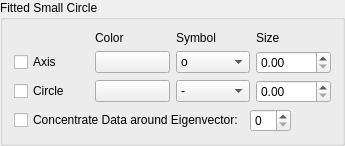
          <widget class="QGroupBox" name="groupBox_11">
           <property name="title">
            <string>Fitted Small Circle</string>
           </property>
           <layout class="QVBoxLayout" name="verticalLayout_7">
            <item>
             <layout class="QGridLayout" name="gridLayout_19">
              <item row="0" column="1">
               <widget class="QLabel" name="label_41">
                <property name="text">
                 <string>Color</string>
                </property>
               </widget>
              </item>
              <item row="1" column="0">
               <widget class="QCheckBox" name="prop_check_scaxis">
                <property name="text">
                 <string>Axis</string>
                </property>
               </widget>
              </item>
              <item row="1" column="1">
               <widget class="QPushButton" name="prop_color_scaxis_c">
                <property name="text">
                 <string/>
                </property>
               </widget>
              </item>
              <item row="0" column="2">
               <widget class="QLabel" name="label_40">
                <property name="text">
                 <string>Symbol</string>
                </property>
               </widget>
              </item>
              <item row="1" column="2">
               <widget class="QComboBox" name="prop_scaxis_marker">
                <item>
                 <property name="text">
                  <string extracomment="(circle)">o</string>
                 </property>
                </item>
                <item>
                 <property name="text">
                  <string>^</string>
                 </property>
                </item>
                <item>
                 <property name="text">
                  <string>v</string>
                 </property>
                </item>
                <item>
                 <property name="text">
                  <string>&lt;</string>
                 </property>
                </item>
                <item>
                 <property name="text">
                  <string>&gt;</string>
                 </property>
                </item>
                <item>
                 <property name="text">
                  <string>s</string>
                 </property>
                </item>
                <item>
                 <property name="text">
                  <string>+</string>
                 </property>
                </item>
                <item>
                 <property name="text">
                  <string>x</string>
                 </property>
                </item>
                <item>
                 <property name="text">
                  <string>D</string>
                 </property>
                </item>
                <item>
                 <property name="text">
                  <string>d</string>
                 </property>
                </item>
                <item>
                 <property name="text">
                  <string>h</string>
                 </property>
                </item>
                <item>
                 <property name="text">
                  <string>H</string>
                 </property>
                </item>
                <item>
                 <property name="text">
                  <string>p</string>
                 </property>
                </item>
                <item>
                 <property name="text">
                  <string>|</string>
                 </property>
                </item>
                <item>
                 <property name="text">
                  <string>_</string>
                 </property>
                </item>
                <item>
                 <property name="text">
                  <string>*</string>
                 </property>
                </item>
                <item>
                 <property name="text">
                  <string>1</string>
                 </property>
                </item>
                <item>
                 <property name="text">
                  <string>2</string>
                 </property>
                </item>
                <item>
                 <property name="text">
                  <string>3</string>
                 </property>
                </item>
                <item>
                 <property name="text">
                  <string>4</string>
                 </property>
                </item>
               </widget>
              </item>
              <item row="0" column="3">
               <widget class="QLabel" name="label_43">
                <property name="text">
                 <string>Size</string>
                </property>
               </widget>
              </item>
              <item row="1" column="3">
               <widget class="QDoubleSpinBox" name="prop_scaxis_ms"/>
              </item>
              <item row="2" column="2">
               <widget class="QComboBox" name="prop_sccirc_linestyles">
                <item>
                 <property name="text">
                  <string>-</string>
                 </property>
                </item>
                <item>
                 <property name="text">
                  <string>:</string>
                 </property>
                </item>
                <item>
                 <property name="text">
                  <string>--</string>
                 </property>
                </item>
                <item>
                 <property name="text">
                  <string>-.</string>
                 </property>
                </item>
               </widget>
              </item>
              <item row="2" column="0">
               <widget class="QCheckBox" name="prop_check_sccirc">
                <property name="text">
                 <string>Circle</string>
                </property>
               </widget>
              </item>
              <item row="2" column="3">
               <widget class="QDoubleSpinBox" name="prop_sccirc_linewidths"/>
              </item>
              <item row="2" column="1">
               <widget class="QPushButton" name="prop_color_sccirc_colors">
                <property name="text">
                 <string/>
                </property>
               </widget>
              </item>
             </layout>
            </item>
            <item>
             <layout class="QHBoxLayout" name="horizontalLayout_14">
              <item>
               <widget class="QCheckBox" name="prop_check_concentratesc">
                <property name="text">
                 <string>Concentrate Data around Eigenvector:</string>
                </property>
               </widget>
              </item>
              <item>
               <widget class="QSpinBox" name="prop_sccalc_eiv"/>
              </item>
              <item>
               <spacer name="horizontalSpacer_3">
                <property name="orientation">
                 <enum>Qt::Horizontal</enum>
                </property>
                <property name="sizeHint" stdset="0">
                 <size>
                  <width>40</width>
                  <height>20</height>
                 </size>
                </property>
               </spacer>
              </item>
             </layout>
            </item>
           </layout>
          </widget>
